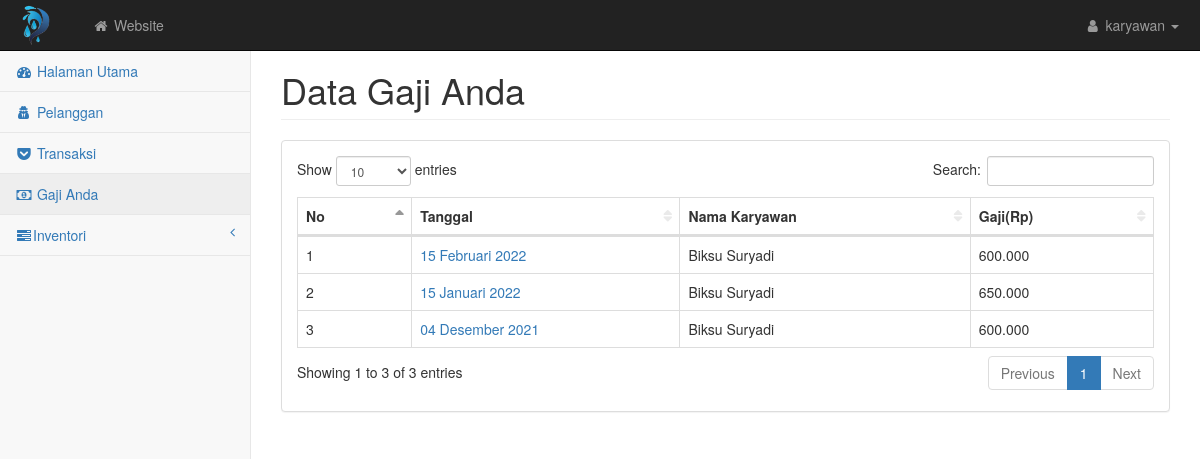
/nolag77/gaji.php (signed in), run on an earlier commit of the app's database.
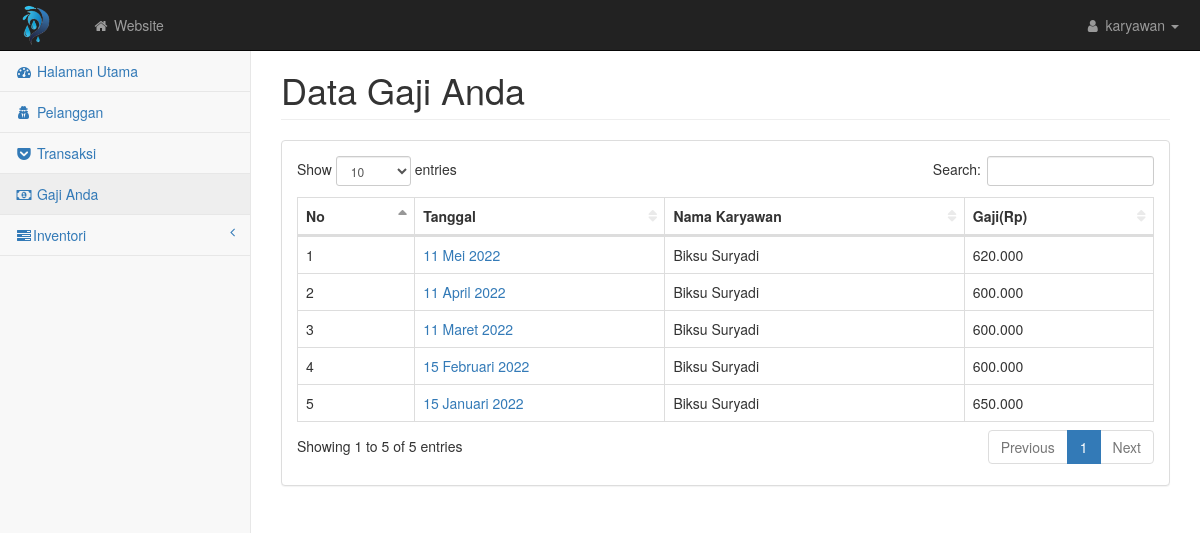
And on a later commit of the database.
### tables this page shows
CREATE TABLE `gaji` (
  `idgaji` int(5) NOT NULL,
  `id` int(5) NOT NULL,
  `tgl` date NOT NULL,
  `total` double NOT NULL
);

CREATE TABLE `user` (
  `id` int(5) NOT NULL,
  `nama` varchar(100) NOT NULL,
  `username` varchar(10) NOT NULL,
  `password` varchar(10) NOT NULL,
  `jk` enum('Laki-Laki','Wanita') NOT NULL,
  `telp` varchar(15) NOT NULL,
  `alamat` text NOT NULL,
  `level` varchar(30) NOT NULL
);

### tgl_indo.php (called while the page is built)
<?php function tgl_indo($tanggal){$bulan = array(1 => 'Januari','Februari','Maret','April','Mei','Juni','Juli','Agustus','September','Oktober','November','Desember'); $pecahkan = explode('-', $tanggal); return $pecahkan[2] . ' ' . $bulan[ (int)$pecahkan[1] ] . ' ' . $pecahkan[0]; } ?>

### nolag77/gaji.php (the view)
<?php require('atas.php') ?>
<div id="page-wrapper">
    <div class="container-fluid">
        <div class="row">
            <div class="col-lg-12">
                <h1 class="page-header">Data Gaji Anda</a></button></h1>
            </div>
        </div>
        <div class="row">
            <div class="col-lg-12">
                <div class="panel panel-default">
                    <div class="panel-body">
                        <div class="table-responsive">
                            <table class="table table-bordered table-hover" id="dataTables-example">
                                <thead class="success">
                                    <tr>
                                        <th>No</th>
                                        <th>Tanggal</th>
                                        <th>Nama Karyawan</th>
                                        <th>Gaji(Rp)</th>
                                    </tr>
                                </thead>
                                <tbody>
                                    <?php $no=1; $query = mysqli_query($kon, "SELECT *,MONTH(tgl) as bulan,YEAR(tgl) as tahun FROM gaji INNER JOIN user ON gaji.id = user.id WHERE username = '$memori[username]' ORDER BY tgl DESC");
                                        while($data = mysqli_fetch_array($query)){ ?>
                                        <tr class="odd gradeX">
                                            <td><?= $no++; ?></td>
                                            <td><a href="gaji_detail.php?bulan=<?= $data['bulan'] ?>&tahun=<?= $data['tahun'] ?>&id=<?= $data['id'] ?>"><?= tgl_indo($data['tgl']) ?></a>
                                                    </td>
                                            <td><?= $data['nama'] ?></td>
                                            <td><?= number_format($data['total'],0,'.','.') ?></td>
                                        </tr>
                                    <?php } ?>
                                </tbody>
                            </table>
                        </div>
                    </div>
                </div>
            </div>
        </div>
    </div>
</div>
    </div>
<?php require('bawah.php') ?>

What changed in the data, as far as the page shows it:
removed gaji: tgl "04 Desember 2021", id.nama "Biksu Suryadi", total "600.000"
added gaji: tgl "11 Mei 2022", id.nama "Biksu Suryadi", total "620.000"
added gaji: tgl "11 April 2022", id.nama "Biksu Suryadi", total "600.000"
added gaji: tgl "11 Maret 2022", id.nama "Biksu Suryadi", total "600.000"
Also different on the page:
text written by a page script: "Show entries Search: Showing 1 to 3 of 3 entries Previous 1 Next" → "Show entries Search: Showing 1 to 5 of 5 entries Previous 1 Next"
